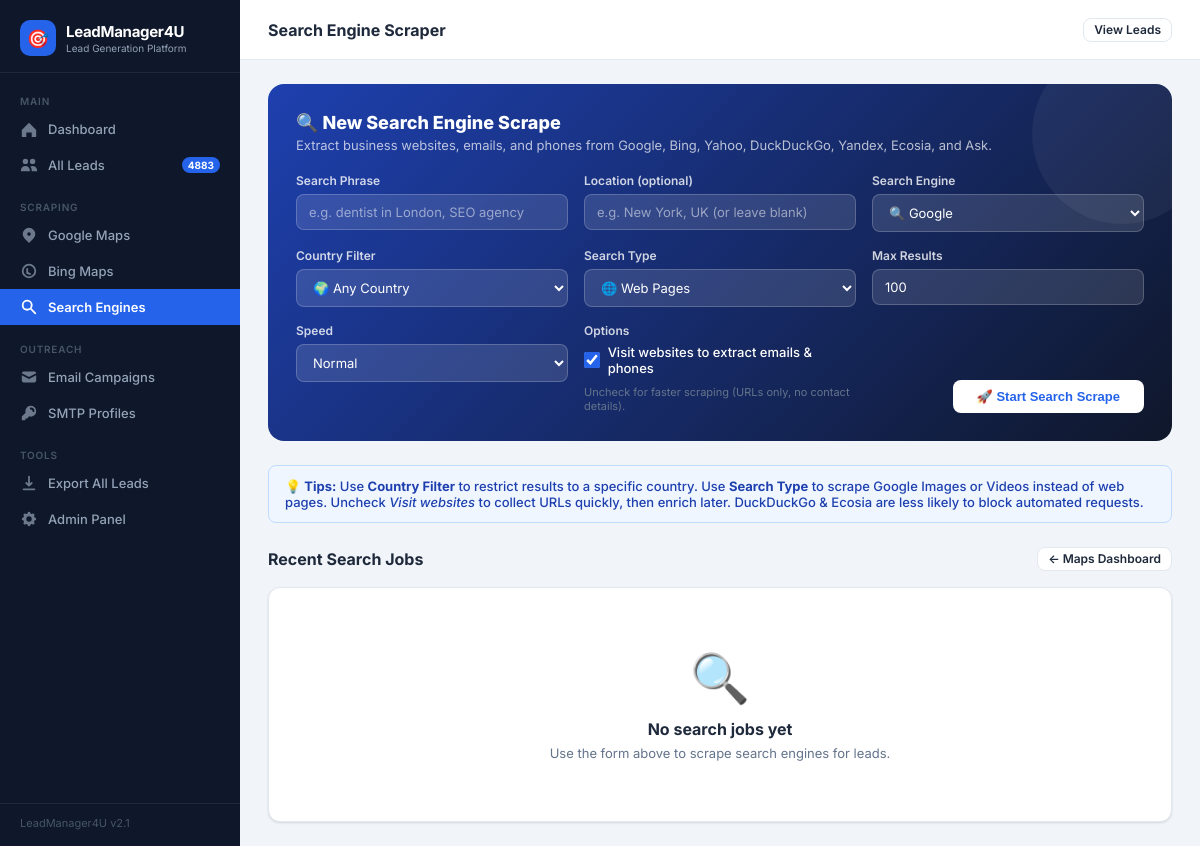
The app's page /search/, older data.
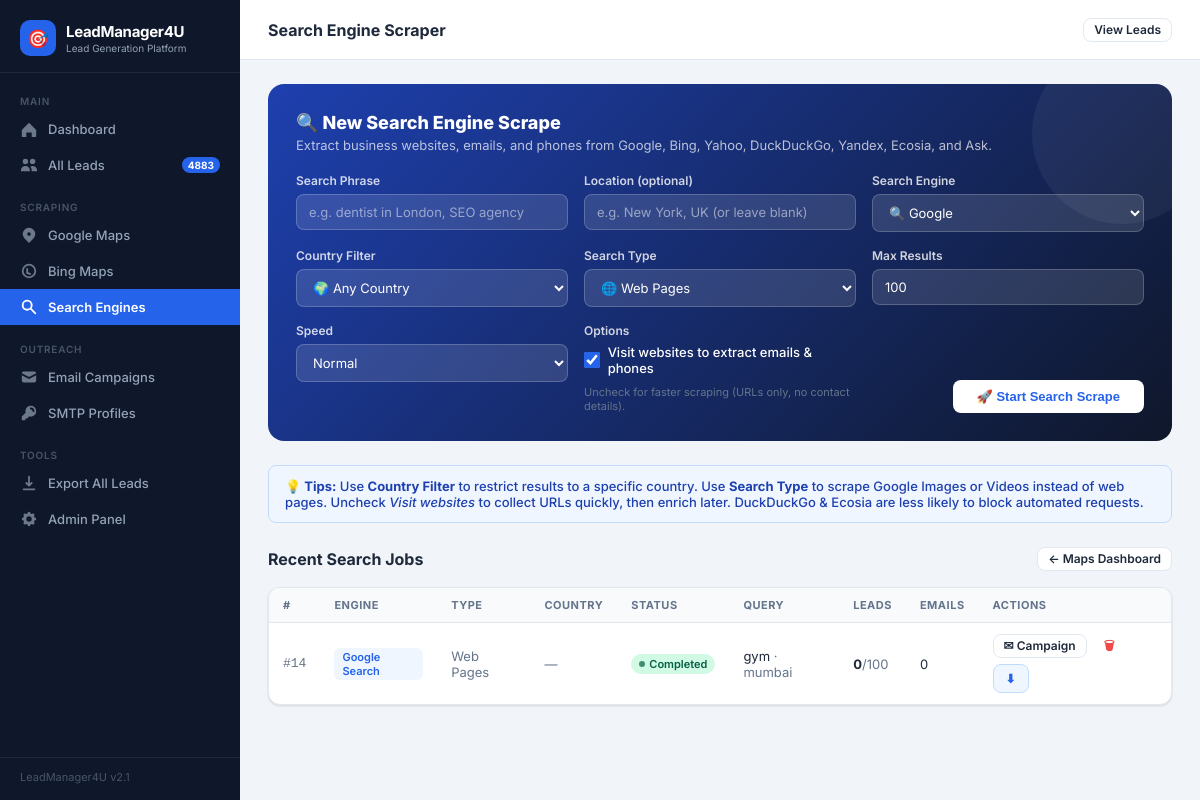
The same page, newer data.
### scraper/models.py (models this page shows, shortened)
class ScrapeJob(models.Model):
    STATUS_CHOICES = [
        ("queued", "Queued"),
        ("running", "Running"),
        ("paused", "Paused"),
        ("completed", "Completed"),
        ("completed_with_errors", "Completed With Errors"),
        ("failed", "Failed"),
    ]
    SPEED_CHOICES = [
        ("slow", "Slow"),
        ("normal", "Normal"),
        ("fast", "Fast"),
    ]
    SOURCE_CHOICES = [
        ("maps", "Google Maps"),
        ("bing_maps", "Bing Maps"),
        ("google", "Google Search"),
        ("bing", "Bing"),
        ("yahoo", "Yahoo"),
        ("duckduckgo", "DuckDuckGo"),
        ("yandex", "Yandex"),
        ("ecosia", "Ecosia"),
        ("ask", "Ask.com"),
    ]
    SEARCH_TYPE_CHOICES = [
        ("web", "Web Pages"),
        ("images", "Images"),
        ("videos", "Videos"),
        ("news", "News"),
    ]
    status = models.CharField(max_length=32, choices=STATUS_CHOICES, default="queued")
    source = models.CharField(max_length=32, choices=SOURCE_CHOICES, default="maps")
    search_phrase = models.CharField(max_length=255)
    domain = models.CharField(max_length=32, default="com", blank=True)
    locations = models.TextField(blank=True)
    country = models.CharField(max_length=8, blank=True, default="",
                               help_text="Country code e.g. us, uk, in, au (for search engines)")
    search_type = models.CharField(max_length=16, choices=SEARCH_TYPE_CHOICES, default="web",
                                   help_text="Search type for Google (web, images, videos, news)")
    max_results = models.PositiveIntegerField(default=1000)
    total_results = models.PositiveIntegerField(default=0)
    collected_listings = models.PositiveIntegerField(default=0)
    processed_listings = models.PositiveIntegerField(default=0)
    emails_found = models.PositiveIntegerField(default=0)
    total_locations = models.PositiveIntegerField(default=0)
    processed_locations = models.PositiveIntegerField(default=0)
    last_error = models.TextField(blank=True)
    speed = models.CharField(max_length=16, choices=SPEED_CHOICES, default="normal")
    auto_campaign_created = models.BooleanField(default=False,
                                                help_text="Whether an email campaign was auto-created for this job")
    created_at = models.DateTimeField(auto_now_add=True)
    updated_at = models.DateTimeField(auto_now=True)

### scraper/views.py (the view)
# urls.py: path('search/', views.search_home, name='search_home'),
def search_home(request):
    if request.method == "POST":
        return _start_search_job(request)
    recent_jobs = list(ScrapeJob.objects.exclude(source="maps").order_by("-created_at")[:12])
    return render(request, "search_home.html", {
        "recent_jobs": recent_jobs,
        "global_stats": _global_stats(),
        "active_page": "search",
    })

### scraper/views.py (called while the page is built)
def _global_stats():
    return {
        "total_jobs": ScrapeJob.objects.count(),
        "total_leads": BusinessListing.objects.count(),
        "leads_with_email": BusinessListing.objects.exclude(email="").count(),
        "leads_with_phone": BusinessListing.objects.exclude(phone="").count(),
        "active_jobs": ScrapeJob.objects.filter(status__in=["queued", "running"]).count(),
        "campaigns": EmailCampaign.objects.count(),
        "smtp_profiles": SmtpProfile.objects.count(),
    }

### scraper/templates/search_home.html (shortened to what the changed rows need)
{% extends "base.html" %}
{% block content %}
{% if recent_jobs %}
<div class="card">
  <div class="table-wrap">
    <table class="table">
      <thead>
        <tr><th>#</th><th>Engine</th><th>Type</th><th>Country</th><th>Status</th><th>Query</th><th>Leads</th><th>Emails</th><th>Actions</th></tr>
      </thead>
      <tbody>
        {% for job in recent_jobs %}
        <tr data-href="{% url 'search_job_detail' job.id %}">
          <td class="text-muted font-mono">#{{ job.id }}</td>
          <td><span class="source-tag">{{ job.get_source_display }}</span></td>
          <td class="text-muted">{{ job.get_search_type_display }}</td>
          <td class="text-muted">{{ job.country|upper|default:"—" }}</td>
          <td><span class="badge badge-{{ job.status }}">{{ job.get_status_display }}</span></td>
          <td><span class="truncate" title="{{ job.search_phrase }}">{{ job.search_phrase }}</span>{% if job.locations %} <span class="text-muted">· {{ job.locations }}</span>{% endif %}</td>
          <td><strong>{{ job.collected_listings }}</strong><span class="text-muted">/{{ job.max_results }}</span></td>
          <td class="text-success">{{ job.emails_found }}</td>
          <td class="no-row-click">
            <div class="action-group">
              {% if job.status == "running" %}
                <form method="post" action="{% url 'pause_job' job.id %}">{% csrf_token %}<button type="submit" class="btn btn-secondary btn-sm">⏸</button></form>
                <form method="post" action="{% url 'stop_job' job.id %}">{% csrf_token %}<button type="submit" class="btn btn-danger btn-sm">Stop</button></form>
              {% elif job.status in "completed,completed_with_errors" %}
                <a href="{% url 'new_campaign' %}?job_id={{ job.id }}" class="btn btn-secondary btn-sm">✉ Campaign</a>
                <form method="post" action="{% url 'delete_job' job.id %}" onsubmit="return confirm('Delete job #{{ job.id }} and all its leads?')">{% csrf_token %}<button type="submit" class="btn btn-ghost btn-sm text-danger">🗑</button></form>
              {% else %}
                <span class="text-muted" style="font-size:12px;">{{ job.get_status_display }}</span>
              {% endif %}
              <a href="{% url 'download_job_csv' job.id %}" class="download-btn">⬇</a>
            </div>
          </td>
        </tr>
        {% endfor %}
      </tbody>
    </table>
  </div>
</div>
{% else %}
<div class="card">
  <div class="empty-state">
    <div class="empty-icon">🔍</div>
    <div class="empty-title">No search jobs yet</div>
    <div class="empty-desc">Use the form above to scrape search engines for leads.</div>
  </div>
</div>
{% endif %}
{% endblock %}

Row changes from the older to the newer data that the page shows:
added ScrapeJob: id "14", source "Google Search", search_type "Web Pages", country "—", status "Completed", search_phrase "gym", locations "mumbai", collected_listings "0", max_results "100", emails_found "0"
Text that changed along with them:
text no longer shown: "🔍 No search jobs yet Use the form above to scrape search engines for leads."
text now shown: "# ENGINE TYPE COUNTRY STATUS QUERY LEADS EMAILS ACTIONS"
